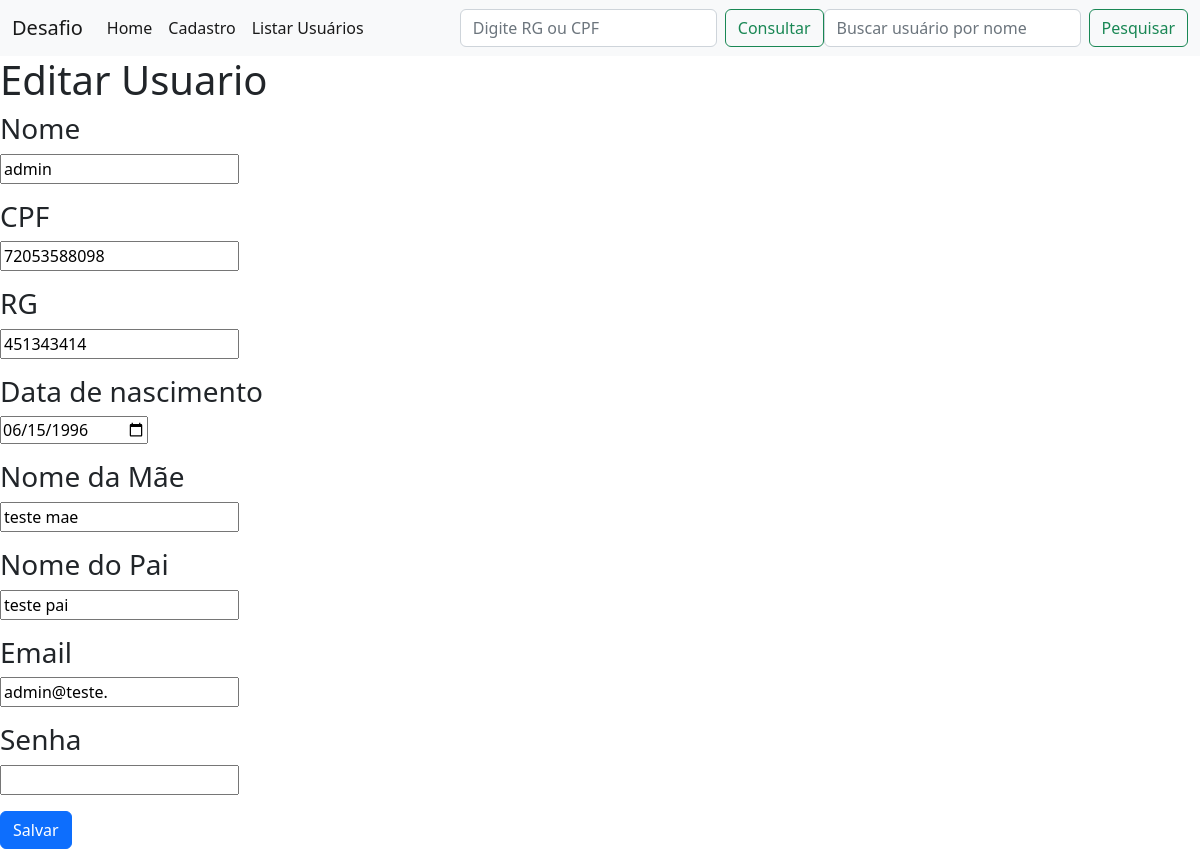
Screenshot of /?page=editar&id=1 with the database file from the repository.
### tables this page shows
CREATE TABLE `usuario` (
  `id` int(11) NOT NULL,
  `nome` varchar(25) NOT NULL,
  `cpf` bigint(15) NOT NULL,
  `rg` bigint(15) NOT NULL,
  `datanasc` date DEFAULT NULL,
  `nomemae` varchar(25) DEFAULT NULL,
  `nomepai` varchar(25) DEFAULT NULL,
  `datacadastro` date DEFAULT current_timestamp(),
  `email` varchar(12) NOT NULL,
  `senha` varchar(25) NOT NULL
);

### editarusuario.php (the view, shortened to what this page needs)
<?php
include_once 'connect.php';
?>
<h1>Editar Usuario</h1>
<?php
    $sql= "SELECT * FROM usuario WHERE id=".$_REQUEST["id"];
    $res= $connect->query($sql);
    $row = $res->fetch_object();
?>
 <form action="?page=salvar&acao=editar" method="post">
           <h3>Nome</h3>
            <input class="mb-3" name="nome" type="text"  value="<?php print$row->nome;?>">
            <h3>CPF</h3>
            <input class="mb-3" name="cpf" type="integer" value="<?php print$row->cpf;?>">
            <h3>RG</h3>
            <input class="mb-3" name="rg" type="integer"  value="<?php print$row->rg;?>">
            <h3>Data de nascimento</h3>
            <input class="mb-3" name="datanasc" type="date"  value="<?php print$row->datanasc;?>">
            <h3>Nome da Mãe</h3>
            <input class="mb-3" name="nomemae" type="text" value="<?php print$row->nomemae;?>">
            <h3>Nome do Pai</h3>
            <input class="mb-3" name="nomepai" type="text" value="<?php print$row->nomepai;?>">
            <h3>Email</h3>
            <input class="mb-3" name="email" type="email"  value="<?php print$row->email;?>">
            <h3>Senha</h3>
            <input class="mb-3" name="senha" type="password" class="form-control" required><br>
            <button type="submit" class="btn btn-primary">Salvar </button>
        </form>

### rows the page displays
usuario: nome "admin", cpf "72053588098", rg "451343414", datanasc "06/15/1996", nomemae "teste mae", nomepai "teste pai", email "admin@teste."
